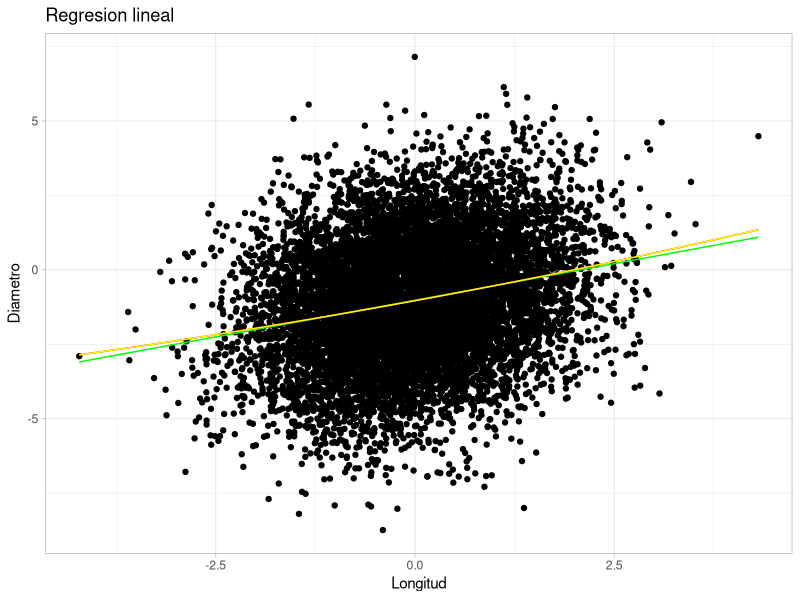

Source code (R):
library(ggplot2)

n=10000
x<-rnorm(n)
x2<-x^2
desvio=2
epsilon<-rnorm(n,sd=desvio)

y<-(-1)+0.5*x+epsilon
sd(y)


y_reg<-y-epsilon

ajuste1<-lm(y~x)
ajuste2<-lm(y~x+x2)


beta_sombrero1<-ajuste1$coefficients
y_sombrero1<-beta_sombrero1[1]+beta_sombrero1[2]*x

beta_sombrero2<-ajuste2$coefficients
y_sombrero2<-beta_sombrero2[1]+beta_sombrero2[2]*x+beta_sombrero2[3]*x2

    #otra forma de hacer la recta

  ggplot()+ 
    geom_point(aes(x=x,y=y))+
    geom_line(aes(x=x,y=y_sombrero1),col="green")+
    geom_line(aes(x=x,y=y_sombrero2),col="red")+
    geom_line(aes(x=x,y=y_sombrero2),col="yellow")+
    labs(title="Regresion lineal",
         x = "Longitud", 
         y = "Diametro")+
    theme_light()